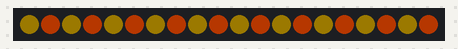
The sketch below on a simulated Arduino Uno, built with avr-gcc and run on an emulated ATmega328P. Parts: 20 RGB LEDs in strip order, left to right. Dim RGB values are drawn brighter than linear.

Above: at 0.15 s.
At 17.76 s:
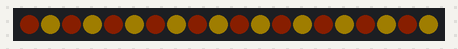
At 39.85 s:
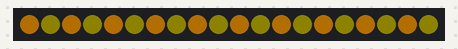

The sketch:

vasoAutunnale.ino
```cpp
// (licence header left out)
#include "FastLED.h"

// definisce il numero di led da comnadare nella striscia
#define NUM_LEDS 20

#define DATA_PIN 3

CRGB leds[NUM_LEDS];

int C = 50;
int S = 255;
int B = 100;

int CB = 22;
int SB = 255;
int BB = 148;


int incr = 1;
int incrB = 1;

unsigned long previousAut = 0;
const long intervalAut = 300;

int incrBr = 1;
int incrBrB = 1;
unsigned long previousBright = 0;
const long intervalBright = 30;
unsigned long previousBrightB = 0;
const long intervalBrightB = 10;

void setup() {
  FastLED.addLeds<WS2812B, DATA_PIN, GRB>(leds, NUM_LEDS);
}

void loop() {
  unsigned long current = millis();

  if (current - previousAut >= intervalAut) {
    previousAut = current;
    C = C + incr;
    if ((C>64) or (C<20)) {incr = -incr;};
    CB = CB + incrB;
    if ((CB>64) or (CB<20)) {incrB = -incrB;};
  }
  if (current - previousBright >= intervalBright) {
    previousBright = current;
    B = B + incrBr;
    if ((B>150) or (B<50)) {incrBr = -incrBr;};
  }
  if (current - previousBrightB >= intervalBrightB) {
    previousBrightB = current;
    BB = BB + incrBrB;
    if ((BB>150) or (BB<50)) {incrBrB = -incrBrB;};
  }

  cycleColorAndBright();
  cycleColorAndBrightB();

}


void cycleColorAndBright(){
  leds[0] = CHSV(C,S,B);
  for (int i = 1; i < 20; i++){
    if ( (i % 2) == 0) {
      leds[i] = leds[0];
    }
  };
  FastLED.show();
}

void cycleColorAndBrightB(){
  leds[1] = CHSV(CB,S,BB);
  for (int i = 1; i < 20; i++){
    if ( (i % 2) != 0) {
      leds[i] = leds[1];
    }
  };
  FastLED.show();
}
```
